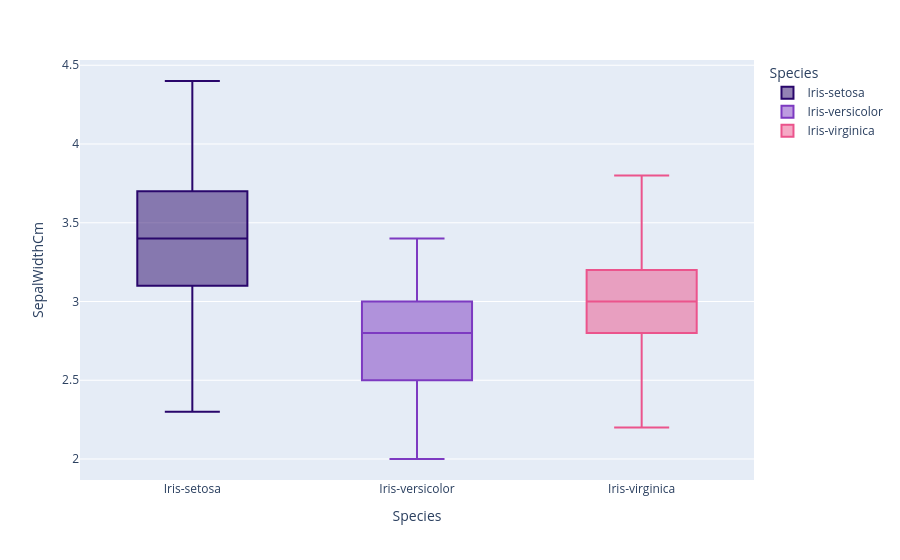

Here is the notebook cell this chart was saved with:
### Markdown cell above
SepalWidth

### Code cell
fig = px.box(data_frame=iris, x='Species',y='SepalWidthCm',color='Species',color_discrete_sequence=['#29066B','#7D3AC1','#EB548C'],orientation='v')
fig.show()

### Figure 1 — Plotly figure (JSON) as saved in the notebook; plotly's stock layout.template omitted (floating-point values rounded to 4 significant figures)
{"data": [{"alignmentgroup": "True", "hovertemplate": "Species=%{x}<br>SepalWidthCm=%{y}<extra></extra>", "legendgroup": "Iris-setosa", "marker": {"color": "#29066B"}, "name": "Iris-setosa", "notched": false, "offsetgroup": "Iris-setosa", "orientation": "v", "showlegend": true, "type": "box", "x": ["Iris-setosa", "Iris-setosa", "Iris-setosa", "Iris-setosa", "Iris-setosa", "Iris-setosa", "Iris-setosa", "Iris-setosa", "Iris-setosa", "Iris-setosa", "Iris-setosa", "Iris-setosa", "Iris-setosa", "Iris-setosa", "Iris-setosa", "Iris-setosa", "Iris-setosa", "Iris-setosa", "Iris-setosa", "Iris-setosa", "Iris-setosa", "Iris-setosa", "Iris-setosa", "Iris-setosa", "Iris-setosa", "Iris-setosa", "Iris-setosa", "Iris-setosa", "Iris-setosa", "Iris-setosa", "Iris-setosa", "Iris-setosa", "Iris-setosa", "Iris-setosa", "Iris-setosa", "Iris-setosa", "Iris-setosa", "Iris-setosa", "Iris-setosa", "Iris-setosa", "Iris-setosa", "Iris-setosa", "Iris-setosa", "Iris-setosa", "Iris-setosa", "Iris-setosa", "Iris-setosa", "Iris-setosa", "Iris-setosa", "Iris-setosa"], "x0": " ", "xaxis": "x", "y": [3.5, 3.0, 3.2, 3.1, 3.6, 3.9, 3.4, 3.4, 2.9, 3.1, 3.7, 3.4, 3.0, 3.0, 4.0, 4.4, 3.9, 3.5, 3.8, 3.8, 3.4, 3.7, 3.6, 3.3, 3.4, 3.0, 3.4, 3.5, 3.4, 3.2, 3.1, 3.4, 4.1, 4.2, 3.1, 3.2, 3.5, 3.1, 3.0, 3.4, 3.5, 2.3, 3.2, 3.5, 3.8, 3.0, 3.8, 3.2, 3.7, 3.3], "y0": " ", "yaxis": "y"}, {"alignmentgroup": "True", "hovertemplate": "Species=%{x}<br>SepalWidthCm=%{y}<extra></extra>", "legendgroup": "Iris-versicolor", "marker": {"color": "#7D3AC1"}, "name": "Iris-versicolor", "notched": false, "offsetgroup": "Iris-versicolor", "orientation": "v", "showlegend": true, "type": "box", "x": ["Iris-versicolor", "Iris-versicolor", "Iris-versicolor", "Iris-versicolor", "Iris-versicolor", "Iris-versicolor", "Iris-versicolor", "Iris-versicolor", "Iris-versicolor", "Iris-versicolor", "Iris-versicolor", "Iris-versicolor", "Iris-versicolor", "Iris-versicolor", "Iris-versicolor", "Iris-versicolor", "Iris-versicolor", "Iris-versicolor", "Iris-versicolor", "Iris-versicolor", "Iris-versicolor", "Iris-versicolor", "Iris-versicolor", "Iris-versicolor", "Iris-versicolor", "Iris-versicolor", "Iris-versicolor", "Iris-versicolor", "Iris-versicolor", "Iris-versicolor", "Iris-versicolor", "Iris-versicolor", "Iris-versicolor", "Iris-versicolor", "Iris-versicolor", "Iris-versicolor", "Iris-versicolor", "Iris-versicolor", "Iris-versicolor", "Iris-versicolor", "Iris-versicolor", "Iris-versicolor", "Iris-versicolor", "Iris-versicolor", "Iris-versicolor", "Iris-versicolor", "Iris-versicolor", "Iris-versicolor", "Iris-versicolor", "Iris-versicolor"], "x0": " ", "xaxis": "x", "y": [3.2, 3.2, 3.1, 2.3, 2.8, 2.8, 3.3, 2.4, 2.9, 2.7, 2.0, 3.0, 2.2, 2.9, 2.9, 3.1, 3.0, 2.7, 2.2, 2.5, 3.2, 2.8, 2.5, 2.8, 2.9, 3.0, 2.8, 3.0, 2.9, 2.6, 2.4, 2.4, 2.7, 2.7, 3.0, 3.4, 3.1, 2.3, 3.0, 2.5, 2.6, 3.0, 2.6, 2.3, 2.7, 3.0, 2.9, 2.9, 2.5, 2.8], "y0": " ", "yaxis": "y"}, {"alignmentgroup": "True", "hovertemplate": "Species=%{x}<br>SepalWidthCm=%{y}<extra></extra>", "legendgroup": "Iris-virginica", "marker": {"color": "#EB548C"}, "name": "Iris-virginica", "notched": false, "offsetgroup": "Iris-virginica", "orientation": "v", "showlegend": true, "type": "box", "x": ["Iris-virginica", "Iris-virginica", "Iris-virginica", "Iris-virginica", "Iris-virginica", "Iris-virginica", "Iris-virginica", "Iris-virginica", "Iris-virginica", "Iris-virginica", "Iris-virginica", "Iris-virginica", "Iris-virginica", "Iris-virginica", "Iris-virginica", "Iris-virginica", "Iris-virginica", "Iris-virginica", "Iris-virginica", "Iris-virginica", "Iris-virginica", "Iris-virginica", "Iris-virginica", "Iris-virginica", "Iris-virginica", "Iris-virginica", "Iris-virginica", "Iris-virginica", "Iris-virginica", "Iris-virginica", "Iris-virginica", "Iris-virginica", "Iris-virginica", "Iris-virginica", "Iris-virginica", "Iris-virginica", "Iris-virginica", "Iris-virginica", "Iris-virginica", "Iris-virginica", "Iris-virginica", "Iris-virginica", "Iris-virginica", "Iris-virginica", "Iris-virginica", "Iris-virginica", "Iris-virginica", "Iris-virginica", "Iris-virginica", "Iris-virginica"], "x0": " ", "xaxis": "x", "y": [3.3, 2.7, 3.0, 2.9, 3.0, 3.0, 2.5, 2.9, 2.5, 3.6, 3.2, 2.7, 3.0, 2.5, 2.8, 3.2, 3.0, 3.8, 2.6, 2.2, 3.2, 2.8, 2.8, 2.7, 3.3, 3.2, 2.8, 3.0, 2.8, 3.0, 2.8, 3.8, 2.8, 2.8, 2.6, 3.0, 3.4, 3.1, 3.0, 3.1, 3.1, 3.1, 2.7, 3.2, 3.3, 3.0, 2.5, 3.0, 3.4, 3.0], "y0": " ", "yaxis": "y"}], "layout": {"boxmode": "overlay", "legend": {"title": {"text": "Species"}, "tracegroupgap": 0}, "margin": {"t": 60}, "xaxis": {"anchor": "y", "categoryarray": ["Iris-setosa", "Iris-versicolor", "Iris-virginica"], "categoryorder": "array", "domain": [0, 1], "title": {"text": "Species"}}, "yaxis": {"anchor": "x", "domain": [0, 1], "title": {"text": "SepalWidthCm"}}}}
